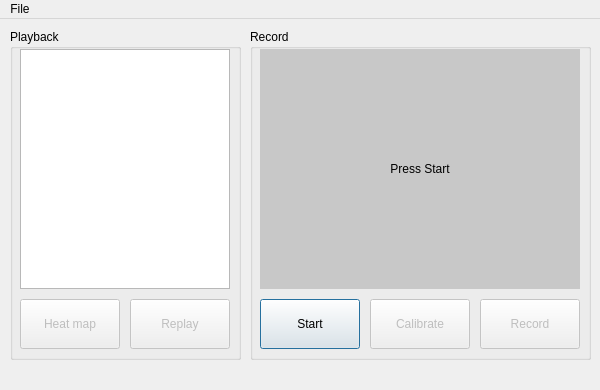
<?xml version="1.0" encoding="UTF-8"?>
<ui version="4.0">
 <class>MainWindow</class>
 <widget class="QMainWindow" name="MainWindow">
  <property name="geometry">
   <rect>
    <x>0</x>
    <y>0</y>
    <width>600</width>
    <height>390</height>
   </rect>
  </property>
  <property name="minimumSize">
   <size>
    <width>600</width>
    <height>390</height>
   </size>
  </property>
  <property name="maximumSize">
   <size>
    <width>600</width>
    <height>390</height>
   </size>
  </property>
  <property name="windowTitle">
   <string>EyeTracker</string>
  </property>
  <property name="windowIcon">
   <iconset resource="icons.qrc">
    <normaloff>:/icons/icons/eye.png</normaloff>:/icons/icons/eye.png</iconset>
  </property>
  <widget class="QWidget" name="centralWidget">
   <widget class="QGroupBox" name="playbackGroup">
    <property name="geometry">
     <rect>
      <x>10</x>
      <y>10</y>
      <width>231</width>
      <height>331</height>
     </rect>
    </property>
    <property name="title">
     <string>Playback</string>
    </property>
    <widget class="QListView" name="listView">
     <property name="geometry">
      <rect>
       <x>10</x>
       <y>20</y>
       <width>210</width>
       <height>240</height>
      </rect>
     </property>
     <property name="horizontalScrollBarPolicy">
      <enum>Qt::ScrollBarAlwaysOff</enum>
     </property>
    </widget>
    <widget class="QPushButton" name="replayButton">
     <property name="enabled">
      <bool>false</bool>
     </property>
     <property name="geometry">
      <rect>
       <x>120</x>
       <y>270</y>
       <width>100</width>
       <height>50</height>
      </rect>
     </property>
     <property name="toolTip">
      <string>Replay</string>
     </property>
     <property name="statusTip">
      <string>Replays the selected session...</string>
     </property>
     <property name="autoFillBackground">
      <bool>false</bool>
     </property>
     <property name="text">
      <string>Replay</string>
     </property>
     <property name="icon">
      <iconset resource="icons.qrc">
       <normaloff>:/icons/icons/replay.png</normaloff>:/icons/icons/replay.png</iconset>
     </property>
     <property name="iconSize">
      <size>
       <width>32</width>
       <height>32</height>
      </size>
     </property>
     <property name="checkable">
      <bool>true</bool>
     </property>
     <property name="checked">
      <bool>false</bool>
     </property>
     <property name="flat">
      <bool>false</bool>
     </property>
    </widget>
    <widget class="QPushButton" name="heatMapButton">
     <property name="enabled">
      <bool>false</bool>
     </property>
     <property name="geometry">
      <rect>
       <x>10</x>
       <y>270</y>
       <width>100</width>
       <height>50</height>
      </rect>
     </property>
     <property name="toolTip">
      <string>Heat map</string>
     </property>
     <property name="statusTip">
      <string>Displays heat map for the selected session...</string>
     </property>
     <property name="autoFillBackground">
      <bool>false</bool>
     </property>
     <property name="text">
      <string>Heat map</string>
     </property>
     <property name="icon">
      <iconset resource="icons.qrc">
       <normaloff>:/icons/icons/heatmap.png</normaloff>:/icons/icons/heatmap.png</iconset>
     </property>
     <property name="iconSize">
      <size>
       <width>32</width>
       <height>32</height>
      </size>
     </property>
     <property name="checkable">
      <bool>true</bool>
     </property>
     <property name="checked">
      <bool>false</bool>
     </property>
     <property name="flat">
      <bool>false</bool>
     </property>
    </widget>
   </widget>
   <widget class="QGroupBox" name="recordGroup">
    <property name="geometry">
     <rect>
      <x>250</x>
      <y>10</y>
      <width>341</width>
      <height>331</height>
     </rect>
    </property>
    <property name="title">
     <string>Record</string>
    </property>
    <widget class="QLabel" name="videoPlaceholder">
     <property name="geometry">
      <rect>
       <x>10</x>
       <y>20</y>
       <width>320</width>
       <height>240</height>
      </rect>
     </property>
     <property name="styleSheet">
      <string notr="true">background-color: rgb(200, 200, 200)</string>
     </property>
     <property name="text">
      <string>Press Start</string>
     </property>
     <property name="alignment">
      <set>Qt::AlignCenter</set>
     </property>
    </widget>
    <widget class="QPushButton" name="startButton">
     <property name="geometry">
      <rect>
       <x>10</x>
       <y>270</y>
       <width>100</width>
       <height>50</height>
      </rect>
     </property>
     <property name="toolTip">
      <string>Start (Ctrl+S)</string>
     </property>
     <property name="statusTip">
      <string>Starts/stops the video feed from camera...</string>
     </property>
     <property name="autoFillBackground">
      <bool>false</bool>
     </property>
     <property name="text">
      <string>Start</string>
     </property>
     <property name="icon">
      <iconset resource="icons.qrc">
       <normaloff>:/icons/icons/play.png</normaloff>:/icons/icons/play.png</iconset>
     </property>
     <property name="iconSize">
      <size>
       <width>32</width>
       <height>32</height>
      </size>
     </property>
     <property name="shortcut">
      <string>Ctrl+S</string>
     </property>
     <property name="checkable">
      <bool>true</bool>
     </property>
     <property name="checked">
      <bool>false</bool>
     </property>
     <property name="default">
      <bool>true</bool>
     </property>
     <property name="flat">
      <bool>false</bool>
     </property>
    </widget>
    <widget class="QPushButton" name="calibrateButton">
     <property name="enabled">
      <bool>false</bool>
     </property>
     <property name="geometry">
      <rect>
       <x>120</x>
       <y>270</y>
       <width>100</width>
       <height>50</height>
      </rect>
     </property>
     <property name="toolTip">
      <string>Calibrate (Ctrl+C)</string>
     </property>
     <property name="statusTip">
      <string>Starts calibration process...</string>
     </property>
     <property name="autoFillBackground">
      <bool>false</bool>
     </property>
     <property name="text">
      <string>Calibrate</string>
     </property>
     <property name="icon">
      <iconset resource="icons.qrc">
       <normaloff>:/icons/icons/calibrate.png</normaloff>:/icons/icons/calibrate.png</iconset>
     </property>
     <property name="iconSize">
      <size>
       <width>32</width>
       <height>32</height>
      </size>
     </property>
     <property name="shortcut">
      <string>Ctrl+C</string>
     </property>
     <property name="checkable">
      <bool>true</bool>
     </property>
     <property name="checked">
      <bool>false</bool>
     </property>
     <property name="flat">
      <bool>false</bool>
     </property>
    </widget>
    <widget class="QPushButton" name="recordButton">
     <property name="enabled">
      <bool>false</bool>
     </property>
     <property name="geometry">
      <rect>
       <x>230</x>
       <y>270</y>
       <width>100</width>
       <height>50</height>
      </rect>
     </property>
     <property name="toolTip">
      <string>Record (Ctrl+R)</string>
     </property>
     <property name="statusTip">
      <string>Record a new session...</string>
     </property>
     <property name="autoFillBackground">
      <bool>false</bool>
     </property>
     <property name="text">
      <string>Record</string>
     </property>
     <property name="icon">
      <iconset resource="icons.qrc">
       <normaloff>:/icons/icons/record.png</normaloff>:/icons/icons/record.png</iconset>
     </property>
     <property name="iconSize">
      <size>
       <width>32</width>
       <height>32</height>
      </size>
     </property>
     <property name="shortcut">
      <string>Ctrl+R</string>
     </property>
     <property name="checkable">
      <bool>true</bool>
     </property>
     <property name="checked">
      <bool>false</bool>
     </property>
     <property name="flat">
      <bool>false</bool>
     </property>
    </widget>
    <widget class="QLabel" name="videoCanvas">
     <property name="geometry">
      <rect>
       <x>10</x>
       <y>20</y>
       <width>320</width>
       <height>240</height>
      </rect>
     </property>
     <property name="styleSheet">
      <string notr="true"/>
     </property>
     <property name="text">
      <string/>
     </property>
     <property name="alignment">
      <set>Qt::AlignCenter</set>
     </property>
    </widget>
   </widget>
  </widget>
  <widget class="QStatusBar" name="statusBar">
   <property name="sizeGripEnabled">
    <bool>false</bool>
   </property>
  </widget>
  <widget class="QMenuBar" name="menuBar">
   <property name="geometry">
    <rect>
     <x>0</x>
     <y>0</y>
     <width>600</width>
     <height>21</height>
    </rect>
   </property>
   <widget class="QMenu" name="menuExit">
    <property name="title">
     <string>File</string>
    </property>
    <addaction name="actionAbout"/>
    <addaction name="actionExit"/>
   </widget>
   <addaction name="menuExit"/>
  </widget>
  <action name="actionExit">
   <property name="icon">
    <iconset resource="icons.qrc">
     <normaloff>:/icons/icons/exit.png</normaloff>:/icons/icons/exit.png</iconset>
   </property>
   <property name="text">
    <string>Exit</string>
   </property>
   <property name="shortcut">
    <string>Esc</string>
   </property>
  </action>
  <action name="actionAbout">
   <property name="icon">
    <iconset resource="icons.qrc">
     <normaloff>:/icons/icons/about.png</normaloff>:/icons/icons/about.png</iconset>
   </property>
   <property name="text">
    <string>About</string>
   </property>
  </action>
 </widget>
 <layoutdefault spacing="6" margin="11"/>
 <resources>
  <include location="icons.qrc"/>
 </resources>
 <connections>
  <connection>
   <sender>startButton</sender>
   <signal>toggled(bool)</signal>
   <receiver>MainWindow</receiver>
   <slot>startToggled(bool)</slot>
   <hints>
    <hint type="sourcelabel">
     <x>323</x>
     <y>327</y>
    </hint>
    <hint type="destinationlabel">
     <x>371</x>
     <y>368</y>
    </hint>
   </hints>
  </connection>
  <connection>
   <sender>calibrateButton</sender>
   <signal>toggled(bool)</signal>
   <receiver>MainWindow</receiver>
   <slot>calibrateToggled(bool)</slot>
   <hints>
    <hint type="sourcelabel">
     <x>446</x>
     <y>320</y>
    </hint>
    <hint type="destinationlabel">
     <x>483</x>
     <y>368</y>
    </hint>
   </hints>
  </connection>
  <connection>
   <sender>recordButton</sender>
   <signal>toggled(bool)</signal>
   <receiver>MainWindow</receiver>
   <slot>recordToggled(bool)</slot>
   <hints>
    <hint type="sourcelabel">
     <x>544</x>
     <y>328</y>
    </hint>
    <hint type="destinationlabel">
     <x>594</x>
     <y>321</y>
    </hint>
   </hints>
  </connection>
  <connection>
   <sender>actionExit</sender>
   <signal>triggered()</signal>
   <receiver>MainWindow</receiver>
   <slot>exitClicked()</slot>
   <hints>
    <hint type="sourcelabel">
     <x>-1</x>
     <y>-1</y>
    </hint>
    <hint type="destinationlabel">
     <x>299</x>
     <y>194</y>
    </hint>
   </hints>
  </connection>
  <connection>
   <sender>actionAbout</sender>
   <signal>triggered()</signal>
   <receiver>MainWindow</receiver>
   <slot>aboutClicked()</slot>
   <hints>
    <hint type="sourcelabel">
     <x>-1</x>
     <y>-1</y>
    </hint>
    <hint type="destinationlabel">
     <x>299</x>
     <y>194</y>
    </hint>
   </hints>
  </connection>
  <connection>
   <sender>replayButton</sender>
   <signal>clicked()</signal>
   <receiver>MainWindow</receiver>
   <slot>replayClicked()</slot>
   <hints>
    <hint type="sourcelabel">
     <x>185</x>
     <y>325</y>
    </hint>
    <hint type="destinationlabel">
     <x>224</x>
     <y>369</y>
    </hint>
   </hints>
  </connection>
  <connection>
   <sender>heatMapButton</sender>
   <signal>clicked()</signal>
   <receiver>MainWindow</receiver>
   <slot>heatMapClicked()</slot>
   <hints>
    <hint type="sourcelabel">
     <x>84</x>
     <y>337</y>
    </hint>
    <hint type="destinationlabel">
     <x>103</x>
     <y>369</y>
    </hint>
   </hints>
  </connection>
 </connections>
 <slots>
  <slot>aboutClicked()</slot>
  <slot>exitClicked()</slot>
  <slot>startToggled(bool)</slot>
  <slot>calibrateToggled(bool)</slot>
  <slot>recordToggled(bool)</slot>
  <slot>replayClicked()</slot>
  <slot>heatMapClicked()</slot>
 </slots>
</ui>
